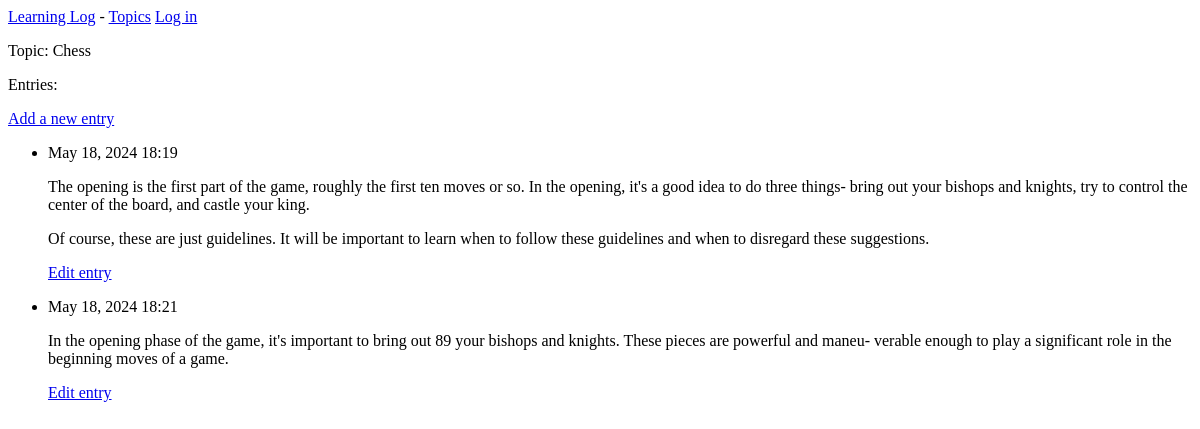
The app's page /topics/1/, older data.
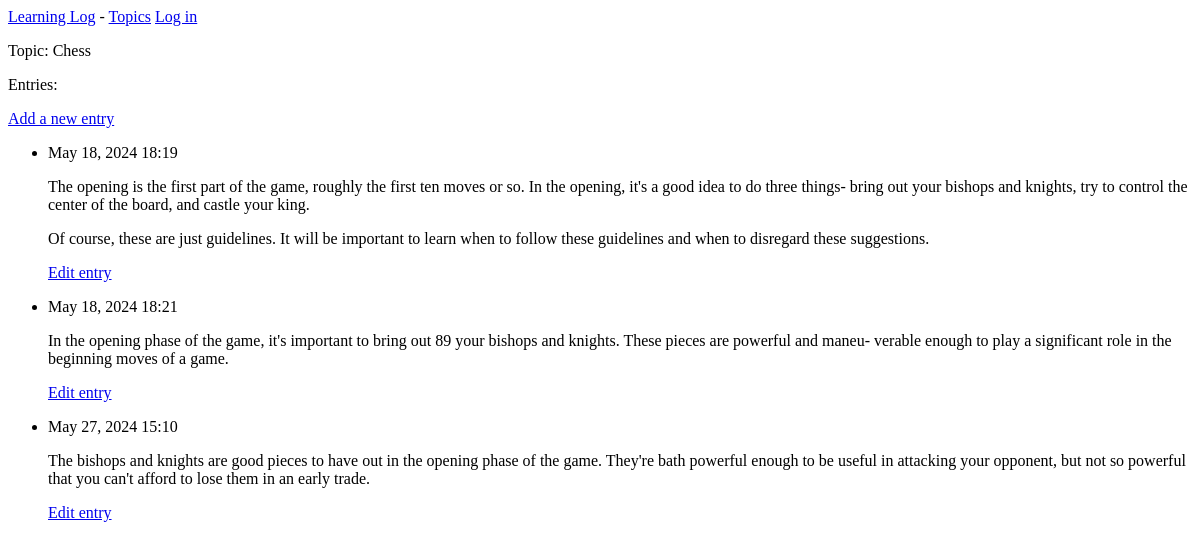
The same page, newer data.
### learning_logs/models.py (models this page shows, shortened)
class Topic(models.Model):
    text = models.CharField(max_length=150)
    date_added = models.DateTimeField(auto_now_add=True)
    def __str__(self):
        return self.text

class Entry(models.Model):
    topic = models.ForeignKey(Topic, on_delete=models.CASCADE)
    text = models.TextField()
    date_added = models.DateTimeField(auto_now_add=True)
    class Meta:
        verbose_name_plural = 'entries'

### learning_logs/views.py (the view)
# urls.py: path('topics/<int:topic_id>/', views.topic, name='topic'),
def topic(request, topic_id):
    topic = Topic.objects.get(id=topic_id)
    entries = topic.entry_set.order_by('date_added')
    context = {'topic': topic, 'entries': entries}
    return render(request, 'learning_logs/topic.html', context)

### learning_logs/templates/learning_logs/topic.html
{% extends 'learning_logs/base.html' %}
{% block content %}
<p>Topic: {{ topic }}</p>
<p>
    Entries:
</p>
<p>
    <a href="{% url 'learning_logs:new_entry' topic.id %}">Add a new entry</a>
</p>
<ul>
    {% for entry in entries %}
        <li>
            <p>
                {{ entry.date_added|date:'M d, Y H:i' }}
            </p>
            <p>
                {{ entry.text|linebreaks }}
            </p>
            <p>
                <a href="{% url "learning_logs:edit_entry" entry.id %}">Edit entry</a>
            </p>
        </li>
    {% empty %}
        <li>
            There are no enries for this topic yet.
        </li>
    {% endfor %}
</ul>
{% endblock content %}

### learning_logs/templates/learning_logs/base.html
<p>
    <a href="{% url 'learning_logs:index' %}">Learning Log</a> -
    <a href="{% url 'learning_logs:topics' %}">Topics</a>
    {% if user.is_authenticated %}
        Hello, {{ user.username }}.
        <a href="{% url 'users:logout' %}">Log out</a>
    {% else %}
        <a href="{% url "users:login" %}">Log in</a>
    {% endif %}
</p>
{% block content %}{% endblock content %}

Row changes from the older to the newer data that the page shows:
added Entry: date_added "May 27, 2024 15:10", text "The bishops and knights are good pieces to have out in the opening phase of the game. They're bath powerful enough to be useful in attacking your opponent, but not so powerful that you can't afford to lose them in an early trade."
